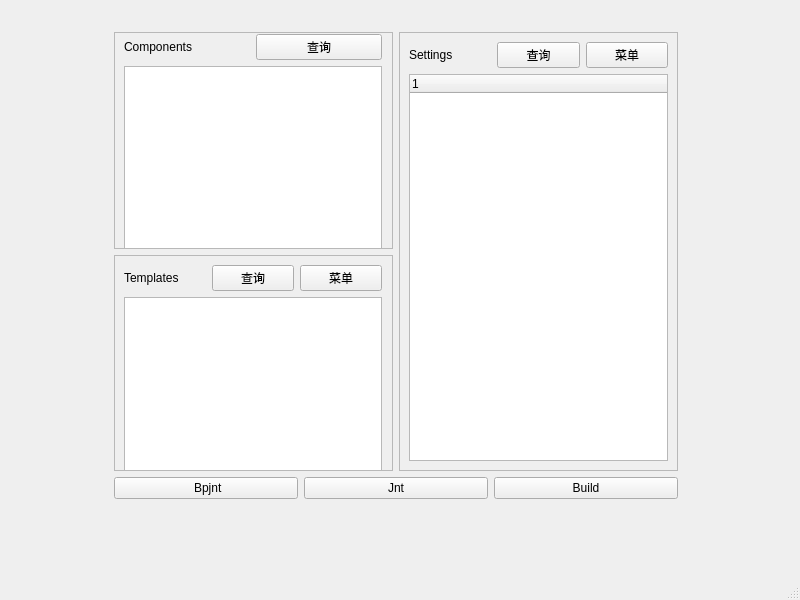
<?xml version="1.0" encoding="UTF-8"?>
<ui version="4.0">
 <class>MainWindow</class>
 <widget class="QMainWindow" name="MainWindow">
  <property name="geometry">
   <rect>
    <x>0</x>
    <y>0</y>
    <width>800</width>
    <height>600</height>
   </rect>
  </property>
  <property name="windowTitle">
   <string>MainWindow</string>
  </property>
  <widget class="QWidget" name="centralwidget">
   <widget class="QWidget" name="layoutWidget">
    <property name="geometry">
     <rect>
      <x>114</x>
      <y>32</y>
      <width>564</width>
      <height>467</height>
     </rect>
    </property>
    <layout class="QVBoxLayout" name="verticalLayout_5">
     <item>
      <layout class="QHBoxLayout" name="horizontalLayout">
       <item>
        <layout class="QVBoxLayout" name="verticalLayout_3">
         <item>
          <widget class="QScrollArea" name="scrollArea">
           <property name="widgetResizable">
            <bool>true</bool>
           </property>
           <widget class="QWidget" name="scrollAreaWidgetContents">
            <property name="geometry">
             <rect>
              <x>0</x>
              <y>0</y>
              <width>273</width>
              <height>210</height>
             </rect>
            </property>
            <widget class="QWidget" name="layoutWidget">
             <property name="geometry">
              <rect>
               <x>9</x>
               <y>1</y>
               <width>258</width>
               <height>225</height>
              </rect>
             </property>
             <layout class="QVBoxLayout" name="verticalLayout">
              <item>
               <layout class="QHBoxLayout" name="horizontalLayout_4">
                <item>
                 <widget class="QLabel" name="label_2">
                  <property name="text">
                   <string>Components</string>
                  </property>
                 </widget>
                </item>
                <item>
                 <widget class="QPushButton" name="pushButton_7">
                  <property name="text">
                   <string>查询</string>
                  </property>
                 </widget>
                </item>
               </layout>
              </item>
              <item>
               <widget class="QListWidget" name="components_widget"/>
              </item>
             </layout>
            </widget>
           </widget>
          </widget>
         </item>
         <item>
          <widget class="QScrollArea" name="scrollArea_2">
           <property name="widgetResizable">
            <bool>true</bool>
           </property>
           <widget class="QWidget" name="scrollAreaWidgetContents_2">
            <property name="geometry">
             <rect>
              <x>0</x>
              <y>0</y>
              <width>273</width>
              <height>210</height>
             </rect>
            </property>
            <widget class="QWidget" name="layoutWidget">
             <property name="geometry">
              <rect>
               <x>9</x>
               <y>9</y>
               <width>258</width>
               <height>225</height>
              </rect>
             </property>
             <layout class="QVBoxLayout" name="verticalLayout_2">
              <item>
               <layout class="QHBoxLayout" name="horizontalLayout_3">
                <item>
                 <widget class="QLabel" name="label">
                  <property name="text">
                   <string>Templates</string>
                  </property>
                 </widget>
                </item>
                <item>
                 <widget class="QPushButton" name="pushButton_6">
                  <property name="text">
                   <string>查询</string>
                  </property>
                 </widget>
                </item>
                <item>
                 <widget class="QPushButton" name="pushButton_5">
                  <property name="text">
                   <string>菜单</string>
                  </property>
                 </widget>
                </item>
               </layout>
              </item>
              <item>
               <widget class="QListWidget" name="templates_widget"/>
              </item>
             </layout>
            </widget>
           </widget>
          </widget>
         </item>
        </layout>
       </item>
       <item>
        <widget class="QScrollArea" name="scrollArea_3">
         <property name="widgetResizable">
          <bool>true</bool>
         </property>
         <widget class="QWidget" name="scrollAreaWidgetContents_3">
          <property name="geometry">
           <rect>
            <x>0</x>
            <y>0</y>
            <width>275</width>
            <height>430</height>
           </rect>
          </property>
          <layout class="QVBoxLayout" name="verticalLayout_4">
           <item>
            <layout class="QHBoxLayout" name="horizontalLayout_5">
             <item>
              <widget class="QLabel" name="label_3">
               <property name="text">
                <string>Settings</string>
               </property>
              </widget>
             </item>
             <item>
              <widget class="QPushButton" name="pushButton_8">
               <property name="text">
                <string>查询</string>
               </property>
              </widget>
             </item>
             <item>
              <widget class="QPushButton" name="pushButton_9">
               <property name="text">
                <string>菜单</string>
               </property>
              </widget>
             </item>
            </layout>
           </item>
           <item>
            <widget class="QTreeWidget" name="setting_widget">
             <column>
              <property name="text">
               <string notr="true">1</string>
              </property>
             </column>
            </widget>
           </item>
          </layout>
         </widget>
        </widget>
       </item>
      </layout>
     </item>
     <item>
      <layout class="QHBoxLayout" name="horizontalLayout_2">
       <item>
        <widget class="QPushButton" name="bpjnt_btn">
         <property name="text">
          <string> Bpjnt</string>
         </property>
        </widget>
       </item>
       <item>
        <widget class="QPushButton" name="jnt_btn">
         <property name="text">
          <string>Jnt</string>
         </property>
        </widget>
       </item>
       <item>
        <widget class="QPushButton" name="build_btn">
         <property name="text">
          <string>Build</string>
         </property>
        </widget>
       </item>
      </layout>
     </item>
    </layout>
   </widget>
  </widget>
  <widget class="QMenuBar" name="menubar">
   <property name="geometry">
    <rect>
     <x>0</x>
     <y>0</y>
     <width>800</width>
     <height>23</height>
    </rect>
   </property>
  </widget>
  <widget class="QStatusBar" name="statusbar"/>
 </widget>
 <resources/>
 <connections/>
</ui>
